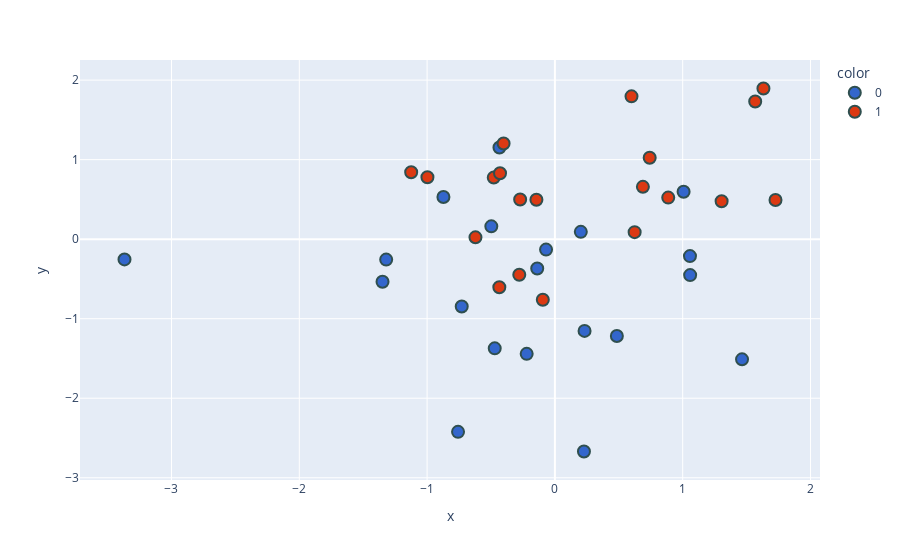

Source (notebook cell):
### Code cell
new_df['target'] = new_df['target'].astype('str')
fig = px.scatter(x=new_df['PC1'],
                 y=new_df['PC2'],
                 color=new_df['target'],
                 color_discrete_sequence=px.colors.qualitative.G10
                )

fig.update_traces(marker=dict(size=12,
                              line=dict(width=2,
                                        color='DarkSlateGrey')),
                  selector=dict(mode='markers'))
fig.show()

### Figure 1 — Plotly figure (JSON) as saved in the notebook; plotly's stock layout.template omitted (floating-point values rounded to 4 significant figures)
{"data": [{"hovertemplate": "color=0<br>x=%{x}<br>y=%{y}<extra></extra>", "legendgroup": "0", "marker": {"color": "#3366CC", "line": {"color": "DarkSlateGrey", "width": 2}, "size": 12, "symbol": "circle"}, "mode": "markers", "name": "0", "orientation": "v", "showlegend": true, "type": "scatter", "x": [-0.06918, 0.2028, -1.349, -1.32, 0.2321, -0.8722, 1.057, -0.1383, -0.4975, 0.4848, -0.2208, 1.007, -0.7579, 0.2273, 1.464, -3.368, -0.4708, 1.058, -0.729, -0.4337], "xaxis": "x", "y": [-0.131, 0.09181, -0.5361, -0.257, -1.153, 0.5307, -0.2127, -0.3684, 0.1614, -1.218, -1.442, 0.596, -2.423, -2.67, -1.511, -0.2546, -1.373, -0.452, -0.8465, 1.153], "yaxis": "y"}, {"hovertemplate": "color=1<br>x=%{x}<br>y=%{y}<extra></extra>", "legendgroup": "1", "marker": {"color": "#DC3912", "line": {"color": "DarkSlateGrey", "width": 2}, "size": 12, "symbol": "circle"}, "mode": "markers", "name": "1", "orientation": "v", "showlegend": true, "type": "scatter", "x": [-0.4784, 0.624, -0.2787, 1.726, -0.4348, -0.4294, 1.305, 1.632, -0.2719, 0.5994, -0.9974, 0.8867, 1.567, -0.1446, 0.7417, -0.6216, -0.4015, -1.125, -0.09456, 0.6886], "xaxis": "x", "y": [0.7744, 0.08837, -0.4476, 0.4925, -0.6038, 0.8293, 0.4766, 1.895, 0.4982, 1.796, 0.7789, 0.5227, 1.731, 0.4949, 1.024, 0.02311, 1.203, 0.8422, -0.7616, 0.6581], "yaxis": "y"}], "layout": {"legend": {"title": {"text": "color"}, "tracegroupgap": 0}, "margin": {"t": 60}, "xaxis": {"anchor": "y", "domain": [0, 1], "title": {"text": "x"}}, "yaxis": {"anchor": "x", "domain": [0, 1], "title": {"text": "y"}}}}
